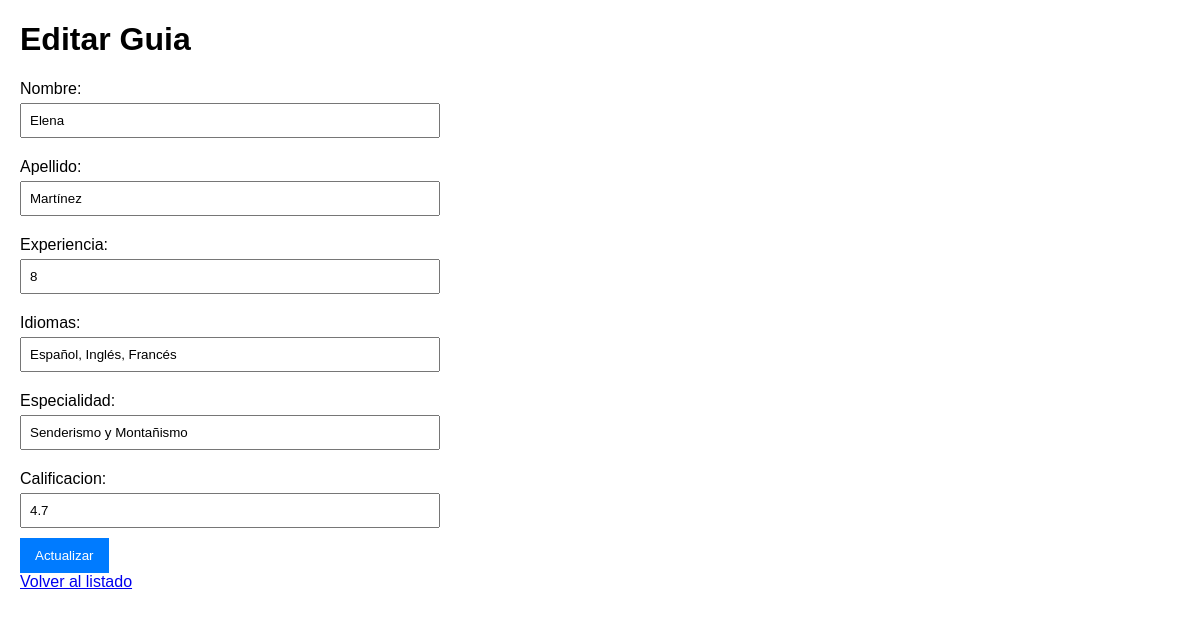
Screenshot of /editar/1/ with the database file from the repository.
### app_guia/models.py (models this page shows, shortened)
class Guia(models.Model):
    nombre = models.CharField(max_length=100)
    apellido = models.CharField(max_length=100)
    experiencia = models.PositiveIntegerField()
    idiomas = models.TextField()
    especialidad = models.CharField(max_length=100)
    calificacion = models.DecimalField(max_digits=2, decimal_places=1)

### app_guia/views.py (the view, shortened to what this page needs)
# urls.py: path('editar/<int:id>/', views.editar_guia, name='editar_guia'),
def editar_guia(request, id):
    guia = get_object_or_404(Guia, id=id)
    return render(request, 'editar_guia.html', {'guia': guia})

### app_guia/templates/editar_guia.html (shortened to what this page needs)
<!DOCTYPE html>
<html lang="es">
<head>
</head>
<body>
    <h1>Editar Guia</h1>
    <form method="post">
        <label>Nombre:</label>
        <input type="text" name="nombre" value="{{ guia.nombre }}" required>
        <label>Apellido:</label>
        <input type="text" name="apellido" value="{{ guia.apellido }}"  required>
        <label>Experiencia:</label>
        <input type="number" name="experiencia" value="{{ guia.experiencia }}"  required>
        <label>Idiomas:</label>
        <input type="text" name="idiomas" value="{{ guia.idiomas }}"  required>
        <label>Especialidad:</label>
        <input type="text" name="especialidad" value="{{ guia.especialidad }}"  required>
        <label>Calificacion:</label>
        <input type="number" name="calificacion" value="{{ guia.calificacion }}"  required>
        <button type="submit">Actualizar</button>
    </form>
    <a href="/">Volver al listado</a>
</body>
</html>

### app_guia/templates/editar_guia.html (style rules this page uses)
body { font-family: Arial, sans-serif; margin: 20px; }
form { max-width: 400px; }
label { display: block; margin: 10px 0 5px; }
input { width: 100%; padding: 8px; margin-bottom: 10px; }
button { background-color: #007BFF; color: white; padding: 10px 15px; border: none; cursor: pointer; }

### rows the page displays
Guia: nombre "Elena", apellido "Martínez", experiencia "8", idiomas "Español, Inglés, Francés", especialidad "Senderismo y Montañismo", calificacion "4.7"
